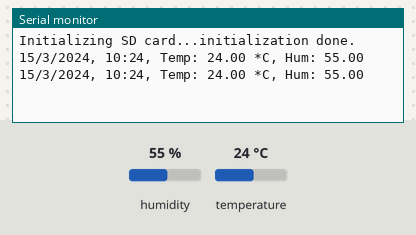
Bench run of a sketch on a simulated Arduino Uno, built with avr-gcc and run on an emulated ATmega328P. Shown: the last lines printed to the serial monitor. Inputs (shaded band) come from the test bench; at power-on: humidity 55 %, temperature 24 °C. The local clock reads 2024-03-15 10:24:30 at power-on unless the sketch sets it; storage starts empty.

Above: at 10.8 s.
10.9 s: humidity set to 22 %
At 20.7 s:
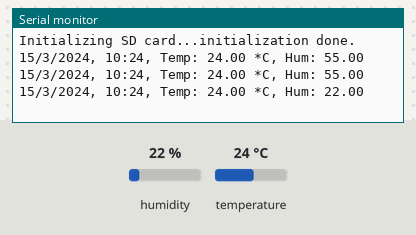
20.9 s: temperature set to 12 °C
At 30.7 s:
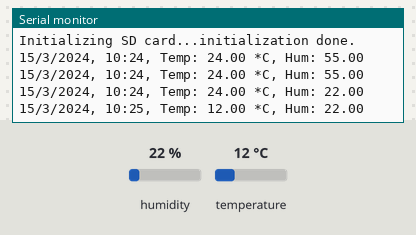
30.9 s: humidity set to 40 %
At 40.6 s:
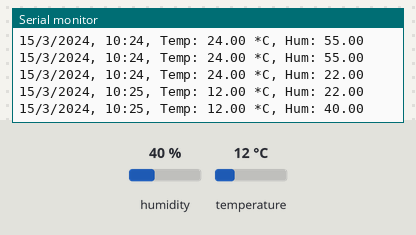

The sketch:

weatherStation.ino
```cpp
//include relevant libraries for the Arduino, sensor and Real time clock (RTC)
#include <DHT.h>
#include <DHT_U.h>
#include <SD.h>
#include <Wire.h>
#include "RTClib.h"


//define DHT pin
#define DHTPIN 2        //  pin the sensor is connected to on arduino (can be any number from 2 - 13)
#define DHTTYPE DHT22   // DHT22 is the type of temperature sensor we are using

File myFile;

// initialize DHT sensor for normal 16mhz Arduino
DHT dht(DHTPIN, DHTTYPE);
RTC_DS1307 RTC;


void setup () {   // setup function runs once

  Serial.begin(9600); //opens serial connection, sets the data rate to 9600 bps (bitspersecond) and waits for the port to open
  while (!Serial) {
    ; // wait for serial port to connect. Needed for native USB port only
  }

  Serial.print("Initializing SD card...");

  if (!SD.begin(4)) {
    Serial.println("initialization failed!");
    while (1);
  }
  Serial.println("initialization done.");


  // creates a new data file if one does not already exist
  if (not SD.exists("DATA.txt")) {
    myFile = SD.open("DATA.txt", FILE_WRITE);
    myFile.print("DATE, TIME, TEMP *C, HUMIDITY");
    myFile.println();
    myFile.close();
  }

  //initializing the DHT and RTC
  dht.begin();
  Wire.begin();
  RTC.begin();

  // Check to see if the RTC is keeping time.
  if (! RTC.isrunning()) {
    Serial.println("RTC is NOT running!");
    // Sets the RTC to the time that this sketch was compiled
    RTC.adjust(DateTime(F(__DATE__), F(__TIME__)));
  }
}


void loop () {
  DateTime now = RTC.now(); //query the RTC for the current time

  //read and store the temperature and humidity
  float t = dht.readTemperature();
  float h = dht.readHumidity();

  if  (isnan(t)) {
    Serial.println("Failed to read from DHT sensor!");
    return;
  }

  //writes the current date, time, temperature, hummidity to SD card
  myFile = SD.open("DATA.txt", FILE_WRITE);
  myFile.print(now.day(), DEC);
  myFile.print('/');
  myFile.print(now.month(), DEC);
  myFile.print('/');
  myFile.print(now.year(), DEC);
  myFile.print(',');
  myFile.print(' ');
  myFile.print(now.hour(), DEC);
  myFile.print(':');
  //inserts a 0 before minutes from 1-9 so that the time displays correctly, ie 12:05 instead of 12:5
  if (now.minute()<10) {
    myFile.print('0');
    myFile.print(now.minute(), DEC);
  }
  else {
    myFile.print(now.minute(), DEC);
  }
  myFile.print(',');
  myFile.print(' ');
  myFile.print(t);
  myFile.print(',');
  myFile.print(' ');
  myFile.print(h);
  myFile.println();
  myFile.close();

  //writes the current date, time, temperature, hummidity to the serial monitor
  Serial.print(now.day(), DEC);
  Serial.print('/');
  Serial.print(now.month(), DEC);
  Serial.print('/');
  Serial.print(now.year(), DEC);
  Serial.print(',');
  Serial.print(' ');
  Serial.print(now.hour(), DEC);
  Serial.print(':');
  //inserts a 0 before minutes from 1-9 so that the time displays correctly, ie 12:05 instead of 12:5
  if (now.minute()<10) {
    Serial.print('0');
    Serial.print(now.minute(), DEC);
  }
  else {
    Serial.print(now.minute(), DEC);
  }
  Serial.print(',');
  Serial.print(' ');
  Serial.print("Temp: ");
  Serial.print(t);
  Serial.print(" *C");
  Serial.print(',');
  Serial.print(' ');
  Serial.print("Hum: ");
  Serial.print(h);
  Serial.println();

  delay(10000); //wait time until the device reads the temperature again
}
```

Measured:
- after the input at 10.9 s, the serial monitor: prints a new line after 9.2 s (image 1)
- after the input at 20.9 s, the serial monitor: prints a new line after 9.2 s (image 2)
- after the input at 30.9 s, the serial monitor: prints a new line after 9.2 s (image 3)
